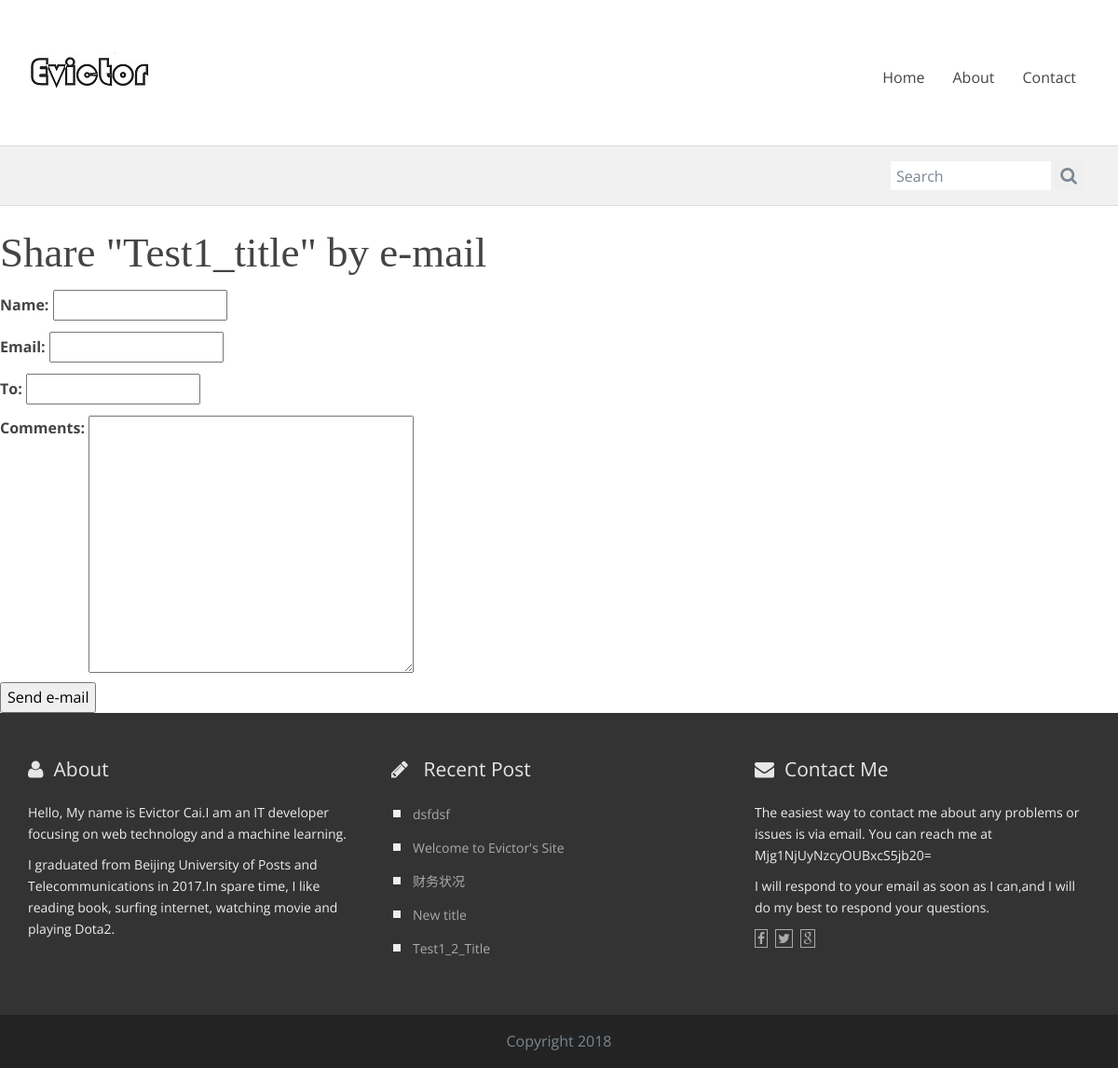
/blog/2/share/, run on the app's committed database.
### blog/models.py (models this page shows, shortened)
class Post(models.Model):
    STATUS_CHOICES = (
        ('draft', 'Draft'),
        ('published', 'Published'),
    )
    title = models.CharField(max_length=250)
    slug = models.SlugField(
        max_length=250,
        unique_for_date='publish'
    )
    author = models.ForeignKey(
        User,
        related_name='blog_posts',
        on_delete = models.CASCADE
    )
    body = models.TextField()
    publish = models.DateTimeField(
        default=timezone.now
    )
    created = models.DateTimeField(auto_now_add=True)
    updated = models.DateTimeField(auto_now=True)
    status = models.CharField(
        max_length=10,
        choices=STATUS_CHOICES,
        default='draft'
    )
    objects = models.Manager() # The default manager
    published = PublishedManager() # Our custom manager
    tags = TaggableManager()
    class Meta:
        ordering = ('-publish',)
    def get_absolute_url(self):
        return reverse('blog:post_detail',
                       args=[self.publish.year,
                             self.publish.strftime('%m'),
                             self.publish.strftime('%d'),
                             self.slug])

### blog/views.py (the view)
def post_share(request, post_id):
    post = get_object_or_404(Post, id=post_id, status='published')
    sent = False
    if request.method == 'POST':
        form = EmailPostForm(request.POST)
        if form.is_valid():
            cd = form.cleaned_data
            post_url = request.build_absolute_uri(
                post.get_absolute_url())
            subject = '{} ({}) recommends you reading "{}"'.format(cd['name'], cd['email'], post.title)
            message = 'Read "{}" at {}\n\n{}\'s comments: {}'.format(post.title, post_url, cd['name'], cd['comments'])
            send_mail(subject, message, 'e2856527729@163.com', [cd['to']])
            sent = True
    else:
        form = EmailPostForm()
    return render(request,
                  'blog/post/share.html',
                  {'post': post,
                   'form': form,
                   'sent': sent})

### blog/forms.py
class EmailPostForm(forms.Form):
    name = forms.CharField(max_length=25)
    email = forms.EmailField()
    to = forms.EmailField()
    comments = forms.CharField(required=False,
                               widget=forms.Textarea)

### blog/models.py (called while the page is built)
    def get_queryset(self):
        return super(PublishedManager,self).get_queryset()\
                .filter(status = 'published')

### blog/templatetags/blog_tags.py (called while the page is built)
@register.simple_tag
def total_posts():
    return Post.published.count()

@register.inclusion_tag('blog/post/latest_posts.html')
def show_latest_posts(count=3):
    latest_posts = Post.published.order_by('-publish')[:count]
    return {'latest_posts': latest_posts}

### blog/templates/blog/post/share.html (shortened to what this page needs)
{% extends "blog/base.html" %}
{% block content %}
    {% if sent %}
        <h1>E-mail successfully sent</h1>
        <p>"{{ post.title }}" was successfully sent by e-mail.</p>
    {% else %}
        <h1>Share "{{ post.title }}" by e-mail</h1>
        <form action="." method="post">
            {{ form.as_p }}
            <input type="submit" value="Send e-mail">
        </form>
    {% endif %}
{% endblock %}

### blog/templates/blog/post/latest_posts.html
<ul class="clean-list">
{% for post in latest_posts %}
    <li><a href="{{ post.get_absolute_url }}">{{ post.title }}</a></li>
{% endfor %}
</ul>

### blog/static/css/style.css (style rules this page uses)
body { font-size: 16px; line-height: 27px; font-family: 'Open Sans', sans-serif; color: #444; background-color: #fff; }
a { color: #5b6268; }
h1 { font-size: 45px; line-height: 60px; font-weight: normal; font-family: 'PT Serif', serif; }
.widewrapper.footer a { color: #7b8690; }
.clean-list { list-style: none; }
.clean-list li { line-height: 23px; margin-bottom: 14px; }
.clean-list li:before { content: ""; background-color: #444; border-style: solid; border-width: 4px 4px; display: block; width: 8px; left: -20px; top: 15px; position: relative; }
.footer .clean-list { margin-top: -6px; padding-left: 23px; }
.footer .clean-list li { margin-bottom: 5px; }
.footer .clean-list li a { color: #aaa; padding-bottom: 5px; }
.footer .clean-list li:before { left: -21px; }

### data on the page
Post: title "Test1_title"
Post: title "dsfdsf"
Post: title "Welcome to Evictor's Site"
Post: title "财务状况"
Post: title "New title"
Post: title "Test1_2_Title"
